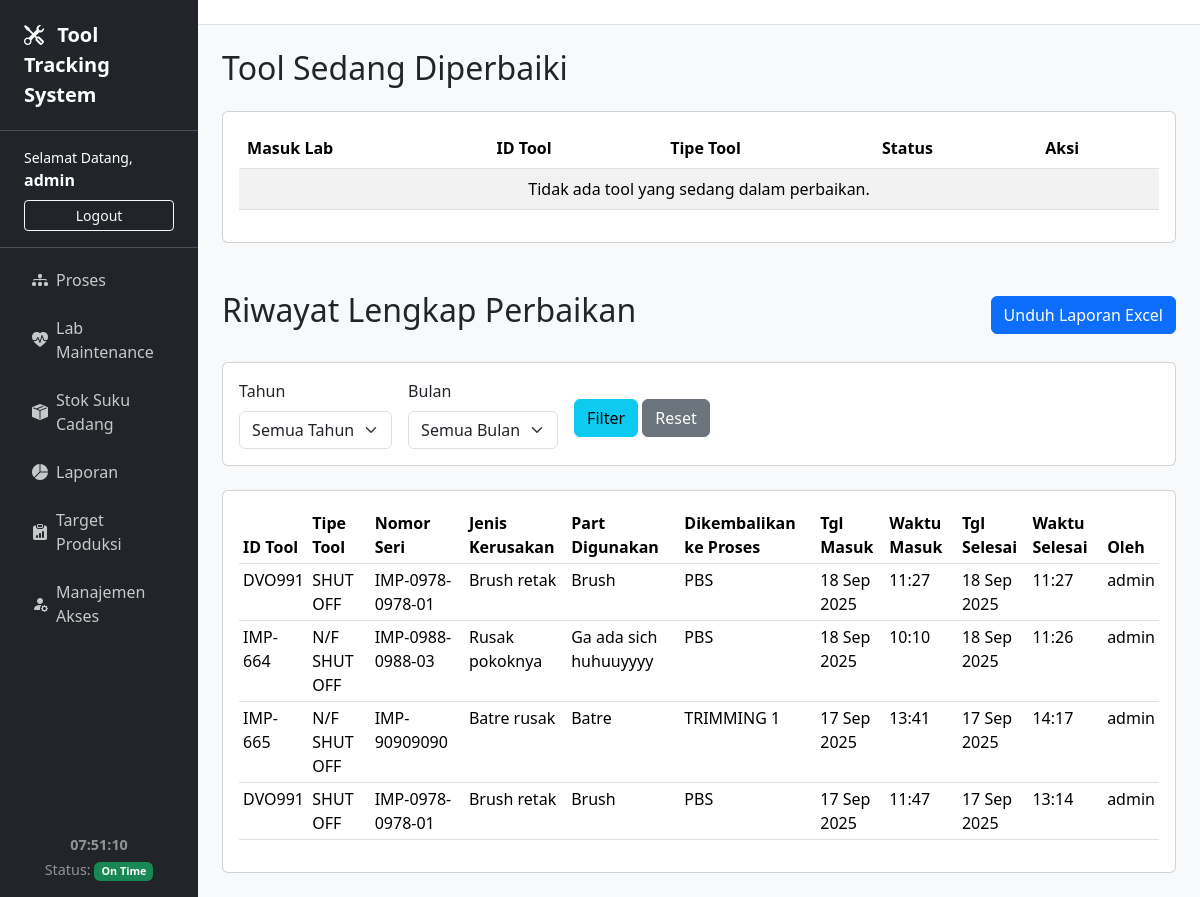
Page /lab/ (signed in) on the committed database.
### tracker/models.py (models this page shows, shortened)
class UserProfile(models.Model):
    user = models.OneToOneField(User, on_delete=models.CASCADE)
    nama_lengkap = models.CharField(max_length=100)
    is_developer = models.BooleanField(default=False)
    can_view_proses = models.BooleanField(default=False, verbose_name="Lihat Menu Proses")
    can_view_lab = models.BooleanField(default=False, verbose_name="Lihat Menu Lab")
    can_view_stok = models.BooleanField(default=False, verbose_name="Lihat Menu Stok")
    can_view_laporan = models.BooleanField(default=False, verbose_name="Lihat Menu Laporan")
    can_view_produksi = models.BooleanField(default=False, verbose_name="Lihat Menu Produksi")
    can_edit_proses = models.BooleanField(default=False, verbose_name="Akses Penuh Menu Proses")
    can_edit_lab = models.BooleanField(default=False, verbose_name="Akses Penuh Menu Lab")
    can_edit_stok = models.BooleanField(default=False, verbose_name="Akses Penuh Menu Stok")
    can_edit_laporan = models.BooleanField(default=False, verbose_name="Akses Penuh Menu Laporan (Termasuk Download)")
    can_edit_produksi = models.BooleanField(default=False, verbose_name="Akses Penuh Menu Produksi")

class RiwayatPerbaikan(models.Model):
    tool = models.ForeignKey(Tool, on_delete=models.CASCADE, related_name='riwayat_perbaikan')
    waktu_selesai = models.DateTimeField(auto_now_add=True)
    jenis_kerusakan = models.CharField(max_length=255)
    part_yang_digunakan = models.TextField()
    dikerjakan_oleh = models.CharField(max_length=150)

class Tool(models.Model):
    proses = models.ForeignKey(Proses, on_delete=models.SET_NULL, null=True, blank=True)
    stasiun = models.CharField(max_length=50)
    id_tool = models.CharField("ID Tool", max_length=50, unique=True)
    tipe_tool = models.CharField("Tipe Tool", max_length=100)
    nomor_seri = models.CharField("Nomor Seri", max_length=100)
    jumlah_shot = models.IntegerField("Shot per Produksi", default=1)
    max_shot = models.IntegerField("Max Shot", default=0)
    shot_terpakai = models.IntegerField("Shot Terpakai", default=0)
    lifetime = models.IntegerField("Lifetime (hari)", default=365)
    STATUS_CHOICES = [('Tersedia', 'Tersedia'), ('Dipakai', 'Dipakai'), ('Perbaikan', 'Dalam Perbaikan')]
    status = models.CharField(max_length=20, choices=STATUS_CHOICES, default='Tersedia')
    jenis_kerusakan = models.CharField(max_length=255, blank=True, null=True, help_text="Diisi saat tool masuk lab")
    part_yang_digunakan = models.TextField(blank=True, null=True, help_text="Part yang diganti atau diperbaiki")
    dibuat_pada = models.DateTimeField(auto_now_add=True)
    diupdate_pada = models.DateTimeField(auto_now=True)

class Proses(models.Model):
    nama = models.CharField(max_length=100, unique=True)

### tracker/views.py (the view)
# urls.py: path('lab/', views.lab_maintenance_list, name='lab_maintenance_list'),
@login_required
def lab_maintenance_list(request):
    get_year = request.GET.get('year')
    get_month = request.GET.get('month')
    active_repairs = RiwayatPerbaikan.objects.filter(status='Sedang Diperbaiki').order_by('waktu_masuk')
    history_list = RiwayatPerbaikan.objects.filter(status='Selesai').order_by('-waktu_selesai')
    if get_year and get_year.isdigit():
        history_list = history_list.filter(waktu_selesai__year=int(get_year))
    if get_month and get_month.isdigit():
        history_list = history_list.filter(waktu_selesai__month=int(get_month))
    years_with_history = RiwayatPerbaikan.objects.filter(waktu_selesai__isnull=False).annotate(year=TruncYear('waktu_selesai')).values('year').distinct().order_by('-year')
    context = {
        'active_repairs': active_repairs,
        'history_list': history_list,
        'years_with_history': [d['year'].year for d in years_with_history],
        'months': [
            {'value': 1, 'name': 'Januari'}, {'value': 2, 'name': 'Februari'},
            {'value': 3, 'name': 'Maret'}, {'value': 4, 'name': 'April'},
            {'value': 5, 'name': 'Mei'}, {'value': 6, 'name': 'Juni'},
            {'value': 7, 'name': 'Juli'}, {'value': 8, 'name': 'Agustus'},
            {'value': 9, 'name': 'September'}, {'value': 10, 'name': 'Oktober'},
            {'value': 11, 'name': 'November'}, {'value': 12, 'name': 'Desember'},
        ],
        'selected_year': int(get_year) if get_year else None,
        'selected_month': int(get_month) if get_month else None,
    }
    return render(request, 'tracker/lab_maintenance_list.html', context)

### tracker/templates/tracker/lab_maintenance_list.html (shortened to what this page needs)
{% extends 'tracker/base.html' %}
{% block content %}
<h2 class="mb-4">Tool Sedang Diperbaiki</h2>
<div class="card mb-5">
    <div class="card-body">
        <div class="table-responsive">
            <table class="table table-striped">
                <thead>
                    <tr>
                        <th>Masuk Lab</th>
                        <th>ID Tool</th>
                        <th>Tipe Tool</th>
                        <th>Status</th>
                        <th>Aksi</th>
                    </tr>
                </thead>
                <tbody>
                    {% for repair in active_repairs %}
                    <tr>
                        <td>{{ repair.waktu_masuk|date:"d M Y, H:i" }}</td>
                        <td>{{ repair.tool.id_tool }}</td>
                        <td>{{ repair.tool.tipe_tool }}</td>
                        <td><span class="badge bg-warning text-dark">{{ repair.status }}</span></td>
                        <td>
                            {% if user.userprofile.is_developer or user.userprofile.can_edit_lab %}
                            <a href="{% url 'finish_repair' repair.tool.id %}" class="btn btn-sm btn-success">Selesaikan Perbaikan</a>
                            {% endif %}
                        </td>
                    </tr>
                    {% empty %}
                    <tr>
                        <td colspan="5" class="text-center">Tidak ada tool yang sedang dalam perbaikan.</td>
                    </tr>
                    {% endfor %}
                </tbody>
            </table>
        </div>
    </div>
</div>
<div class="d-flex justify-content-between align-items-center mb-4">
    <h2>Riwayat Lengkap Perbaikan</h2>
    {% if user.userprofile.is_developer or user.userprofile.can_edit_lab %}
    <a href="{% url 'download_laporan_lab' %}?year={{ selected_year|default:'' }}&month={{ selected_month|default:'' }}" class="btn btn-primary">Unduh Laporan Excel</a>
    {% endif %}
</div>
<div class="card mb-4">
    <div class="card-body">
        <form method="get" class="row g-3 align-items-center">
            <div class="col-auto">
                <label for="year" class="form-label">Tahun</label>
                <select name="year" id="year" class="form-select">
                    <option value="">Semua Tahun</option>
                </select>
            </div>
            <div class="col-auto">
                <label for="month" class="form-label">Bulan</label>
                <select name="month" id="month" class="form-select">
                    <option value="">Semua Bulan</option>
                </select>
            </div>
            <div class="col-auto mt-4">
                <button type="submit" class="btn btn-info">Filter</button>
                <a href="{% url 'lab_maintenance_list' %}" class="btn btn-secondary">Reset</a>
            </div>
        </form>
    </div>
</div>
<div class="card">
    <div class="card-body">
        <div class="table-responsive">
            <table class="table table-sm">
                <thead>
                    <tr>
                        <th>ID Tool</th>
                        <th>Tipe Tool</th>
                        <th>Nomor Seri</th>
                        <th>Jenis Kerusakan</th>
                        <th>Part Digunakan</th>
                        <th>Dikembalikan ke Proses</th>
                        <th>Tgl Masuk</th>
                        <th>Waktu Masuk</th>
                        <th>Tgl Selesai</th>
                        <th>Waktu Selesai</th>
                        <th>Oleh</th>
                    </tr>
                </thead>
                <tbody>
                    {% for log in history_list %}
                    <tr>
                        <td>{{ log.tool.id_tool }}</td>
                        <td>{{ log.tool.tipe_tool }}</td>
                        <td>{{ log.tool.nomor_seri }}</td>
                        <td>{{ log.jenis_kerusakan }}</td>
                        <td>{{ log.part_yang_digunakan }}</td>
                        <td>{{ log.tool.proses.nama|default:"-" }}</td>
                        <td>{{ log.waktu_masuk|date:"d M Y" }}</td>
                        <td>{{ log.waktu_masuk|date:"H:i" }}</td>
                        <td>{{ log.waktu_selesai|date:"d M Y" }}</td>
                        <td>{{ log.waktu_selesai|date:"H:i" }}</td>
                        <td>{{ log.dikerjakan_oleh }}</td>
                    </tr>
                    {% empty %}
                    <tr>
                        <td colspan="11" class="text-center">Tidak ada riwayat untuk filter ini.</td>
                    </tr>
                    {% endfor %}
                </tbody>
            </table>
        </div>
    </div>
</div>
{% endblock %}

### tracker/templates/tracker/base.html (shortened to what this page needs)
<!doctype html>
<html lang="en">
<head>
    <link href="https://cdn.jsdelivr.net/npm/bootstrap@5.3.3/dist/css/bootstrap.min.css" rel="stylesheet">
    <link rel="stylesheet" href="https://cdn.jsdelivr.net/npm/bootstrap-icons@1.11.3/font/bootstrap-icons.min.css">
</head>
<body>
    <div class="sidebar d-flex flex-column text-white">
        <div class="app-title">
            <i class="bi bi-tools me-2"></i> Tool Tracking System
        </div>
        <div class="user-info">
            {% if user.is_authenticated %}
                <div class="small">Selamat Datang,</div>
                <div class="fw-bold mb-2">{{ user.userprofile.nama_lengkap|default:user.username }}</div>
                <form action="{% url 'logout' %}" method="post" class="d-grid">
                    <button type="submit" class="btn btn-sm btn-outline-light">Logout</button>
                </form>
            {% else %}
                <div class="d-grid gap-2">
                    <a href="{% url 'login' %}" class="btn btn-primary">Login</a>
                    <a href="{% url 'register' %}" class="btn btn-secondary">Daftar</a>
                </div>
            {% endif %}
        </div>
        <ul class="nav flex-column p-2">
            {% if user.userprofile.is_developer or user.userprofile.can_view_proses %}
            <li class="nav-item"><a class="nav-link" href="{% url 'daftar_proses' %}"><i class="bi bi-diagram-3-fill me-2"></i> Proses</a></li>
            {% endif %}
            {% if user.userprofile.is_developer or user.userprofile.can_view_lab %}
            <li class="nav-item"><a class="nav-link" href="{% url 'lab_maintenance_list' %}"><i class="bi bi-heart-pulse-fill me-2"></i> Lab Maintenance</a></li>
            {% endif %}
            {% if user.userprofile.is_developer or user.userprofile.can_view_stok %}
            <li class="nav-item"><a class="nav-link" href="{% url 'manajemen_stok' %}"><i class="bi bi-box-seam-fill me-2"></i> Stok Suku Cadang</a></li>
            {% endif %}
            {% if user.userprofile.is_developer or user.userprofile.can_view_laporan %}
            <li class="nav-item"><a class="nav-link" href="{% url 'halaman_laporan' %}"><i class="bi bi-pie-chart-fill me-2"></i> Laporan</a></li>
            {% endif %}
            {% if user.userprofile.is_developer or user.userprofile.can_view_produksi %}
            <li class="nav-item"><a class="nav-link" href="{% url 'halaman_produksi' %}"><i class="bi bi-clipboard-data-fill me-2"></i> Target Produksi</a></li>
            {% endif %}
            {% if user.userprofile.is_developer %}
            <li class="nav-item"><a class="nav-link" href="{% url 'hak_akses_list' %}"><i class="bi bi-person-fill-gear me-2"></i> Manajemen Akses</a></li>
            {% endif %}
        </ul>
        <div class="footer-info">
            <div id="live-clock" class="fw-bold text-center mb-1"></div>
            <div class="text-center">Status: <span id="app-status-badge" class="badge">Loading...</span></div>
        </div>
    </div>
    <div class="main-content">
        <div class="topbar">
            </div>
        <div class="container-fluid p-4">
            {% block content %}{% endblock %}
        </div>
    </div>
</body>
</html>

### tracker/templates/tracker/base.html (style rules this page uses)
body { display: flex; }
.sidebar { width: 280px; min-height: 100vh; background-color: #212529; }
.sidebar .nav-link { color: rgba(255, 255, 255, 0.75); padding: 0.75rem 1.5rem; border-radius: 0.375rem; display: flex; align-items: center; }
.sidebar .app-title { padding: 1.25rem 1.5rem; border-bottom: 1px solid #495057; font-size: 1.25rem; font-weight: bold; }
.sidebar .user-info { padding: 1rem 1.5rem; border-bottom: 1px solid #495057; }
.sidebar .footer-info { margin-top: auto; padding: 1rem 1.5rem; font-size: 0.9rem; color: rgba(255, 255, 255, 0.5); }
.main-content { flex-grow: 1; background-color: #f8f9fa; }
.topbar { background-color: #fff; border-bottom: 1px solid #dee2e6; padding: 0.75rem 1.5rem; }

### rows in the picture
RiwayatPerbaikan: tool.id_tool "DVO991", tool.tipe_tool "SHUT OFF", tool.nomor_seri "IMP-0978-0978-01", jenis_kerusakan "Brush retak", part_yang_digunakan "Brush", tool.proses.nama "PBS", waktu_masuk "18 Sep 2025", waktu_masuk "11:27", waktu_selesai "18 Sep 2025", waktu_selesai "11:27", dikerjakan_oleh "admin"
RiwayatPerbaikan: tool.id_tool "IMP-664", tool.tipe_tool "N/F SHUT OFF", tool.nomor_seri "IMP-0988-0988-03", jenis_kerusakan "Rusak pokoknya", part_yang_digunakan "Ga ada sich huhuuyyyy", tool.proses.nama "PBS", waktu_masuk "18 Sep 2025", waktu_masuk "10:10", waktu_selesai "18 Sep 2025", waktu_selesai "11:26", dikerjakan_oleh "admin"
RiwayatPerbaikan: tool.id_tool "IMP-665", tool.tipe_tool "N/F SHUT OFF", tool.nomor_seri "IMP-90909090", jenis_kerusakan "Batre rusak", part_yang_digunakan "Batre", tool.proses.nama "TRIMMING 1", waktu_masuk "17 Sep 2025", waktu_masuk "13:41", waktu_selesai "17 Sep 2025", waktu_selesai "14:17", dikerjakan_oleh "admin"
RiwayatPerbaikan: tool.id_tool "DVO991", tool.tipe_tool "SHUT OFF", tool.nomor_seri "IMP-0978-0978-01", jenis_kerusakan "Brush retak", part_yang_digunakan "Brush", tool.proses.nama "PBS", waktu_masuk "17 Sep 2025", waktu_masuk "11:47", waktu_selesai "17 Sep 2025", waktu_selesai "13:14", dikerjakan_oleh "admin"

### other values in the picture
{{ user.userprofile.nama_lengkap|default:user.username }} "admin"
